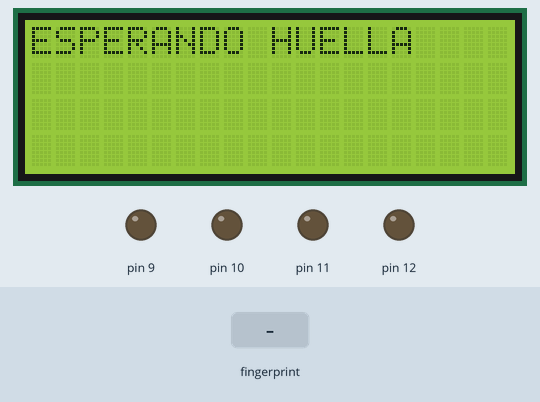
Simulated run of this sketch. Board: Arduino Mega 2560, built with avr-gcc and run on an emulated ATmega2560. On the bench: 20×4 character LCD, output pins drawn as LEDs (lit = HIGH). The inputs (shaded band) are chosen by the test bench. What the sketch prints to the serial monitor is not drawn.

Above: at 6.2 s.
6.3 s: finger stored as number 1 placed on the sensor
At 7.0 s:
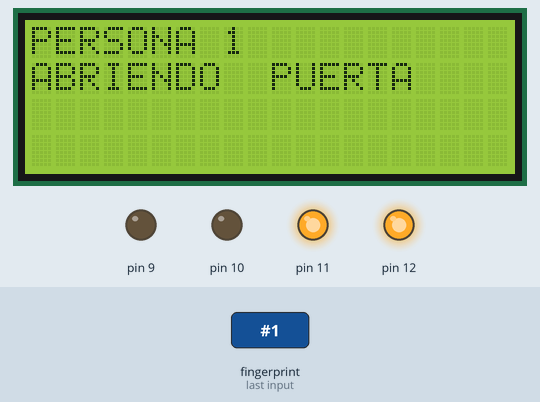
Timing chart, 0 to 13.2 s (numbered marks = the images above; inputs shaded):
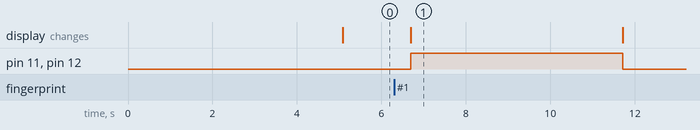

Measured:
- after the input at 6.3 s, pin 11, pin 12: LOW → HIGH after 0.39 s, → LOW 5.0 s later; the display: changes after 0.39 s (image 1)

The sketch:

CODIGO_GARAJE.ino
```cpp
#include <Adafruit_Fingerprint.h>
#include <SoftwareSerial.h>
#include <Wire.h>
#include <LiquidCrystal_I2C.h>

bool motor1 = 12;
bool motor2 = 11;
bool motor3 = 10;
bool motor4 = 9;
bool VARIABLE;
bool VARIABLE2;
double variablepuerta;
int getFingerprintIDez();

LiquidCrystal_I2C lcd(0x27,20,4);

SoftwareSerial mySerial (52, 53);
Adafruit_Fingerprint finger = Adafruit_Fingerprint(&mySerial);
void fnc_bt_serial_namepin(String _name,String _pin){
	delay(2000);
	Serial2.print(String("AT+NAME")+_name);
	delay(1000);
	Serial2.print(String("AT+PIN")+_pin);
	delay(1000);
	while(Serial2.available()>0)Serial2.read();
	Serial2.flush();
}

void setup(){
  lcd.init();
  lcd.backlight();
  pinMode(12, OUTPUT);
  pinMode(11, OUTPUT);
  pinMode(9, OUTPUT);
  pinMode(10,OUTPUT);
  VARIABLE = 0;
  VARIABLE2 = 0;
  Serial.begin(9600);
  Serial2.begin(9600);
  fnc_bt_serial_namepin(String("PUERTA"),String("0000"));
  variablepuerta = 0;
  Serial.println("BÚSQUEDA LECTOR DE HUELLAS");
   finger.begin(57600);
  if (finger.verifyPassword()) {
    Serial.println("LECTOR DE HUELLAS ENCONTRADO");
  } else {
    Serial.println("LECTOR DE HUELLAS NO ENCONTRADO :(");
    while (1);
  }
  Serial.println("ESPERANDO HUELLA VÁLIDA");
  lcd.setCursor (0,0);
  lcd.print ("ESPERANDO HUELLA");
}

void loop(){
   if ((Serial2.available()>0)) {
      variablepuerta = Serial2.read();

    }
    if ((variablepuerta == 1)) {
      digitalWrite(12, HIGH);
      digitalWrite(11, HIGH);
      delay(2000);
      digitalWrite(12, LOW);
      digitalWrite(11, LOW);
      variablepuerta=0;


    }
    if ((variablepuerta == 2)) {
      digitalWrite(9, HIGH);
      digitalWrite(10, HIGH);
      delay(2000);
      digitalWrite(9, LOW);
      digitalWrite(10, LOW);
      variablepuerta=0;

    }

   getFingerprintIDez();
  delay(50);
}

uint8_t getFingerprintID() {
 uint8_t p = finger.getImage();
  switch (p) {
    case FINGERPRINT_OK:
      Serial.println("IMAGEN LEÍDA");
      break;
    case FINGERPRINT_NOFINGER:
      Serial.println("NO SE DETECTA NINGUNA HUELLA");
      return p;
    case FINGERPRINT_PACKETRECIEVEERR:
      Serial.println("ERROR DE COMUNICACIÓN");
      return p;
    case FINGERPRINT_IMAGEFAIL:
      Serial.println("ERROR DE LECTURA");
      return p;
    default:
      Serial.println("ERROR DESCONOCIDO");
      return p;
  }

  p = finger.image2Tz();
  switch (p) {
    case FINGERPRINT_OK:
      Serial.println("HUELLA LEÍDA");
      break;
    case FINGERPRINT_IMAGEMESS:
      Serial.println("DEMASIADA IMAGEN");
      return p;
    case FINGERPRINT_PACKETRECIEVEERR:
      Serial.println("ERROR DE COMUNICACIÓN");
      return p;
    case FINGERPRINT_FEATUREFAIL:
      Serial.println("NO SE PUEDE RECONOCER LA HUELLA");
      return p;
    case FINGERPRINT_INVALIDIMAGE:
      Serial.println("NO SE PUEDE RECONOCER LA HUELLA");
      return p;
    default:
      Serial.println("ERROR DESCONOCIDO");
      return p;
  }

  p = finger.fingerFastSearch();
  if (p == FINGERPRINT_OK) {
    Serial.println("HUELLA ENCONTRADA");
  } else if (p == FINGERPRINT_PACKETRECIEVEERR) {
    Serial.println("ERROR DE COMUNICACIÓN");
    return p;
  } else if (p == FINGERPRINT_NOTFOUND) {
    Serial.println("NO SE ENCUENTRAN COINCIDENCIAS");
    return p;
  } else {
    Serial.println("ERROR DESCONOCIDO");
    return p;
  }

}

int getFingerprintIDez() {
  uint8_t p = finger.getImage();
  if (p != FINGERPRINT_OK)  return -1;

  p = finger.image2Tz();
  if (p != FINGERPRINT_OK)  return -1;

  p = finger.fingerFastSearch();
  if (p != FINGERPRINT_OK){
  Serial.print("ENCONTRADA HUELLA NO RECONOCIDA");
  Serial.println(" ACCESO DENEGADO ");
  lcd.clear();
  lcd.print ("ACCESO DENEGADO");
  delay(3000);
  lcd.clear();
  lcd.print("ESPERANDO HUELLA");
  }

  if (finger.fingerID == 1 and finger.confidence>50){
  VARIABLE = 1;
  }
  if (VARIABLE2 == 0 and VARIABLE == 1){
  lcd.clear();
  Serial.print("ENCONTRADA ID #"); Serial.print(finger.fingerID);
  Serial.print(" CON UNA COINCIDENCIA DE "); Serial.println(finger.confidence);
  Serial.println(" PERSONA 1 - APERTURA PERMITIDA");
  lcd.print ("PERSONA 1");
  lcd.setCursor(0,1);
  lcd.print("ABRIENDO  PUERTA");
  digitalWrite(12 , HIGH);
  digitalWrite(11 , HIGH);
  delay(5000);
  lcd.clear();
  lcd.print("ESPERANDO HUELLA");
  digitalWrite(12 , LOW);
  digitalWrite(11 , LOW);
  VARIABLE = 0;
  VARIABLE2 = 1;
  }
  if (VARIABLE2 == 1 and VARIABLE == 1){
  lcd.clear();
  Serial.print("ENCONTRADA ID #"); Serial.print(finger.fingerID);
  Serial.print(" CON UNA COINCIDENCIA DE "); Serial.println(finger.confidence);
  Serial.println(" PERSONA 1 - CIERRE PERMITIDO");
  lcd.print ("PERSONA 1");
  lcd.setCursor(0,1);
  lcd.print("CERRANDO  PUERTA");
  digitalWrite(10 , HIGH);
  digitalWrite(9 , HIGH);
  delay(5000);
  lcd.clear();
  lcd.print("ESPERANDO HUELLA");
  digitalWrite(10, LOW);
  digitalWrite(9 , LOW);
  VARIABLE = 0;
  VARIABLE2 = 0;
  }
  }
```
